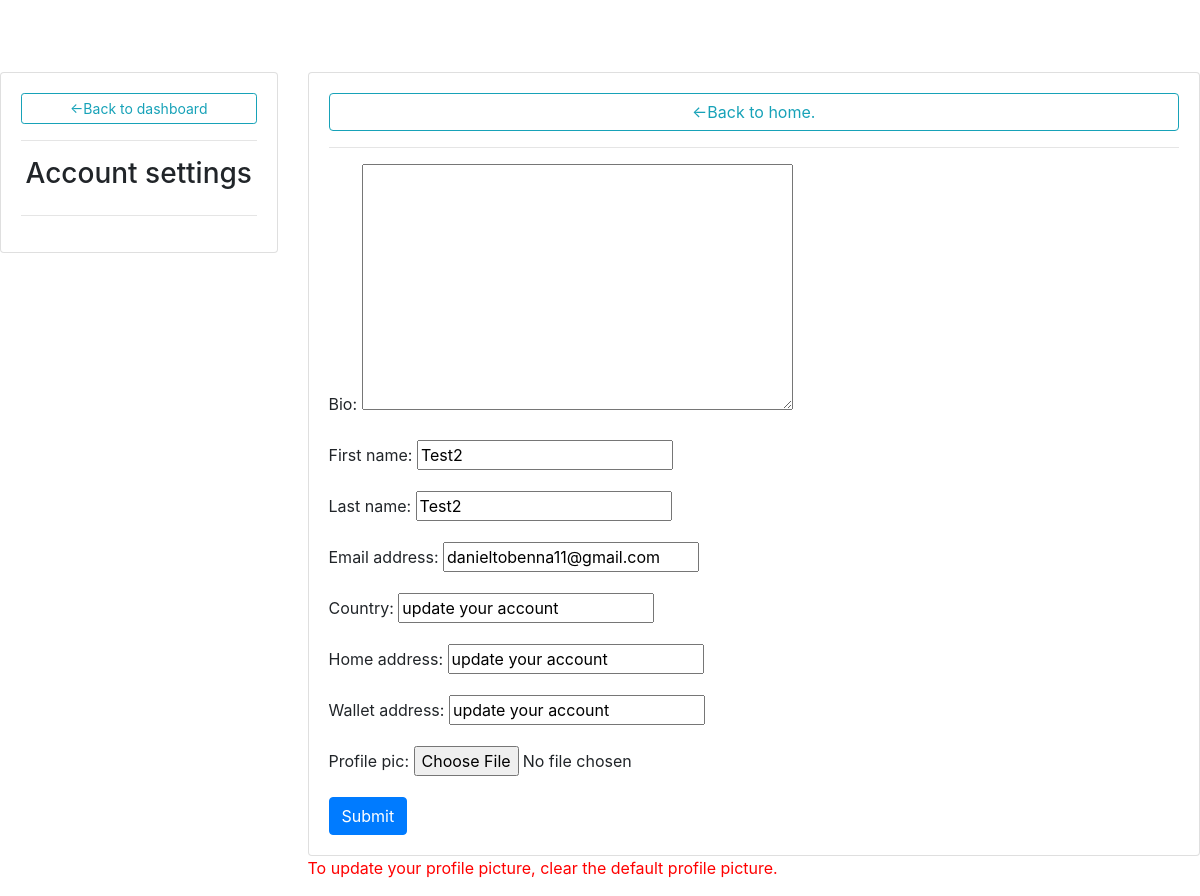
/account_settings/ (signed in), run on the app's committed database.
### greatestinvestapp/models.py (models this page shows, shortened)
class Client(models.Model):
	user= models.OneToOneField(User, on_delete= models.CASCADE)
	bio= models.TextField(blank= True)
	first_name= models.CharField(max_length=64, default='update your account', null=True, blank=True)
	last_name= models.CharField(max_length=64, default='update your account', null=True, blank=True)
	email_address= models.CharField(max_length=64, default='update your account', null=True, blank=True)
	country= models.CharField(max_length=64, default='update your account', null=True, blank=True)
	home_address= models.CharField(max_length=64, default='update your account', null=True, blank=True)
	code= models.CharField(max_length=12, blank=True)
	recommended_by= models.ForeignKey(User, on_delete=models.CASCADE, blank=True, null=True, related_name='ref_by')
	updated= models.DateTimeField(auto_now= True)
	created= models.DateTimeField(auto_now_add= True)
	deposit= models.FloatField(default=0, null=True)
	balance= models.FloatField(default=0,null=True)
	bonus_balance= models.FloatField(default=0,null=True)
	withdrawal= models.FloatField(default=0,null=True)
	profit= models.FloatField(default=0,null=True)
	roi= models.FloatField(default=0.015, null=True)
	wallet_address= models.CharField(max_length=400, default='update your account', null=True)
	profile_pic= models.ImageField(null=True, blank=True)
	@property
	def profile_picUrl(self):
		try:
			url= self.profile_pic.url
		except:
			url=''
		return url

### greatestinvestapp/views.py (the view)
# urls.py: path('account_settings/', views.account_settings, name='account_settings'),
@login_required(login_url='signin')
def account_settings(request):
	client= request.user.client
	form=ClientForm(instance=client)
	if request.method=='POST':
		form= ClientForm(request.POST, request.FILES, instance=client)
		if form.is_valid():
			form.save()
	context= {"form":form}
	return render(request, 'greatestinvestapp/account_settings.html', context)

### greatestinvestapp/forms.py
class ClientForm(ModelForm):
	class Meta:
		model= Client
		fields= '__all__'
		exclude= ['user','code', 'recommended_by', 'deposit', 'balance', 'bonus_balance', 'withdrawal', 'profit','roi']

### greatestinvestapp/templates/greatestinvestapp/account_settings.html (shortened to what this page needs)
<!DOCTYPE html>
{% load static %}
<html>
<head>
	<link rel="stylesheet" href="https://stackpath.bootstrapcdn.com/bootstrap/4.1.3/css/bootstrap.min.css">
    <link rel="stylesheet" href="https://use.fontawesome.com/releases/v5.6.1/css/all.css">
</head>
<body>
<br>
<br>
<br>
<div class="row">
	<div class="col-md-3">
		<div class="card card-body">
			<a href="{% url 'dashboard' %}" class="btn btn-outline-info btn-sm">&#8592;Back to dashboard</a>
			<hr>
			<h3 style="text-align: center;">Account settings</h3>
			<hr>
		</div>
	</div>
		<div class="col-md-9">
		<div class="card card-body">
			<a href="{% url 'home' %}" class="btn btn-outline-info">&#8592;Back to home.</a>
			<hr>
			<form method="Post" action="" enctype='multipart/form-data'>
				{{form.as_p}}
				<input type="submit" class="btn btn-primary" name="Update information">
			</form>
		</div>
		<p style="color: red;">To update your profile picture, clear the default profile picture.</p>
	</div>
</div>
</body>
</html>

### data on the page
Client: first_name "Test2", last_name "Test2", email_address "danieltobenna11@gmail.com", country "update your account", home_address "update your account", wallet_address "update your account"
